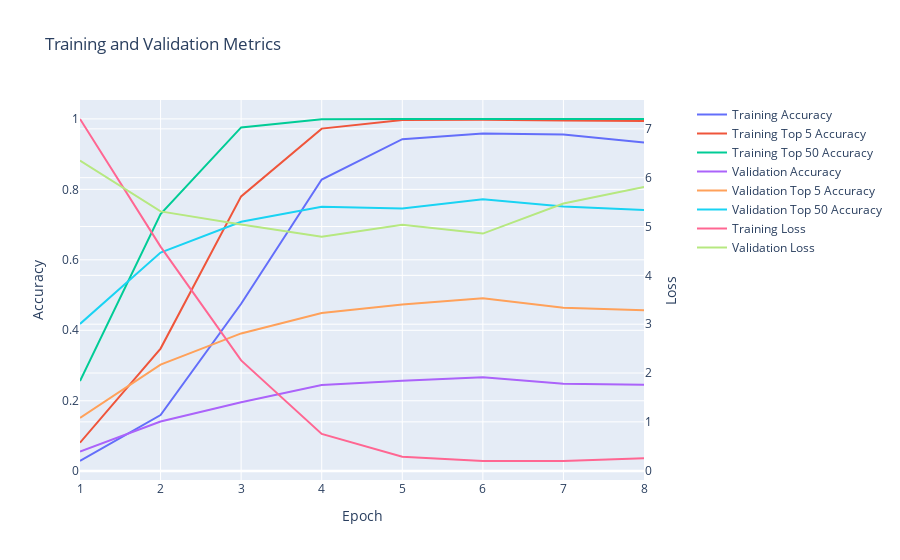

Notebook code cell kept with this figure:
### Code cell
softmax_cross_entropy_model.display_training_history()

### Figure 1 — Plotly figure (JSON) as saved in the notebook; plotly's stock layout.template omitted (floating-point values rounded to 4 significant figures)
{"data": [{"mode": "lines", "name": "Training Accuracy", "type": "scatter", "x": [1, 2, 3, 4, 5, 6, 7, 8], "xaxis": "x", "y": [0.02903, 0.1595, 0.4752, 0.8278, 0.9424, 0.9584, 0.9553, 0.9332, 0.9281], "yaxis": "y"}, {"mode": "lines", "name": "Training Top 5 Accuracy", "type": "scatter", "x": [1, 2, 3, 4, 5, 6, 7, 8], "xaxis": "x", "y": [0.08101, 0.3482, 0.7801, 0.9723, 0.9965, 0.9974, 0.9956, 0.9939, 0.9937], "yaxis": "y"}, {"mode": "lines", "name": "Training Top 50 Accuracy", "type": "scatter", "x": [1, 2, 3, 4, 5, 6, 7, 8], "xaxis": "x", "y": [0.2562, 0.7296, 0.9757, 0.9989, 0.9996, 0.9995, 0.9991, 0.9997, 0.9999], "yaxis": "y"}, {"mode": "lines", "name": "Validation Accuracy", "type": "scatter", "x": [1, 2, 3, 4, 5, 6, 7, 8], "xaxis": "x", "y": [0.05598, 0.141, 0.1957, 0.2446, 0.2566, 0.2671, 0.248, 0.2451, 0.2323], "yaxis": "y"}, {"mode": "lines", "name": "Validation Top 5 Accuracy", "type": "scatter", "x": [1, 2, 3, 4, 5, 6, 7, 8], "xaxis": "x", "y": [0.1515, 0.3026, 0.3911, 0.4491, 0.4735, 0.4907, 0.4643, 0.457, 0.4455], "yaxis": "y"}, {"mode": "lines", "name": "Validation Top 50 Accuracy", "type": "scatter", "x": [1, 2, 3, 4, 5, 6, 7, 8], "xaxis": "x", "y": [0.418, 0.6205, 0.7078, 0.7505, 0.7457, 0.7722, 0.7512, 0.7413, 0.7342], "yaxis": "y"}, {"mode": "lines", "name": "Training Loss", "type": "scatter", "x": [1, 2, 3, 4, 5, 6, 7, 8], "xaxis": "x", "y": [7.202, 4.589, 2.258, 0.7534, 0.2868, 0.1983, 0.1985, 0.2572, 0.2548], "yaxis": "y2"}, {"mode": "lines", "name": "Validation Loss", "type": "scatter", "x": [1, 2, 3, 4, 5, 6, 7, 8], "xaxis": "x", "y": [6.352, 5.31, 5.041, 4.791, 5.037, 4.855, 5.47, 5.81, 6.418], "yaxis": "y2"}], "layout": {"title": {"text": "Training and Validation Metrics"}, "xaxis": {"anchor": "y", "domain": [0.0, 0.94], "title": {"text": "Epoch"}}, "yaxis": {"anchor": "x", "domain": [0.0, 1.0], "title": {"text": "Accuracy"}}, "yaxis2": {"anchor": "x", "overlaying": "y", "side": "right", "title": {"text": "Loss"}}}}
